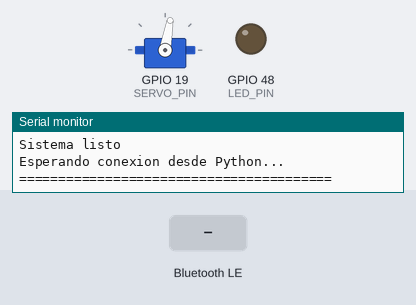
A sketch run on a simulated ESP32-S3. Shown: servo, output pins drawn as LEDs (lit = HIGH), the last lines printed to the serial monitor. The inputs (shaded band) are chosen by the test bench. Nothing arrives over Bluetooth unless stated; a phone connects over Bluetooth LE 3 s after start.

Above: at 3.4 s.
3.5 s: Bluetooth LE write "C" received
At 5.2 s:
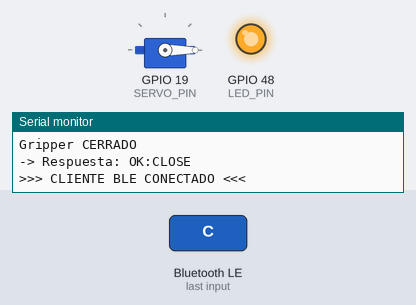
5.5 s: Bluetooth LE write "O" received
At 6.5 s:
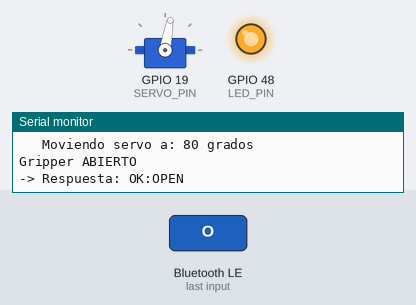
Timing chart, 0 to 8.5 s (numbered marks = the images above; inputs shaded):
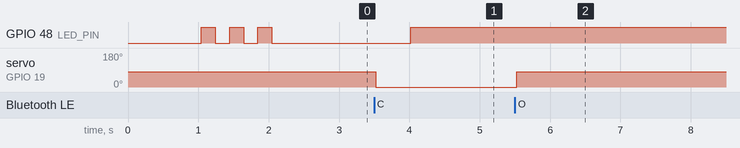

The sketch:

ESP32_Carro_WiFi_Corregido.ino
```cpp
/*
 * ESP32_S3_Gripper_BLE.ino
 * Control de Gripper vía BLE para ESP32-S3 LoRa WiFi V3
 * GPIO19 para servo GXservo
 */

#include <BLEDevice.h>
#include <BLEServer.h>
#include <BLEUtils.h>
#include <BLE2902.h>
#include <ESP32Servo.h>

// UUIDs para BLE
#define SERVICE_UUID        "4fafc201-1fb5-459e-8fcc-c5c9c331914b"
#define CHARACTERISTIC_UUID "beb5483e-36e1-4688-b7f5-ea07361b26a8"

// Configuración del Servo
Servo gripperServo;
const int SERVO_PIN = 19;
const int GRIPPER_OPEN_ANGLE = 80;
const int GRIPPER_CLOSE_ANGLE = 0;
const int LED_PIN = 48;

// Variables globales
bool gripperOpen = true;
bool deviceConnected = false;
BLECharacteristic *pCharacteristic;

// DECLARACIONES DE FUNCIONES (antes de usarlas)
void processCommand(char cmd);
void openGripper();
void closeGripper();

// Callback para conexiones
class MyServerCallbacks: public BLEServerCallbacks {
    void onConnect(BLEServer* pServer) {
      deviceConnected = true;
      Serial.println(">>> CLIENTE BLE CONECTADO <<<");
      digitalWrite(LED_PIN, HIGH);
    }

    void onDisconnect(BLEServer* pServer) {
      deviceConnected = false;
      Serial.println(">>> CLIENTE BLE DESCONECTADO <<<");
      digitalWrite(LED_PIN, LOW);
      delay(500);
      BLEDevice::startAdvertising();
      Serial.println("Esperando nueva conexion...");
    }
};

// Callback para recibir comandos
class MyCallbacks: public BLECharacteristicCallbacks {
    void onWrite(BLECharacteristic *pCharacteristic) {
      String value = pCharacteristic->getValue().c_str();  // CORREGIDO

      if (value.length() > 0) {
        char command = value[0];

        Serial.print("[BLE] Comando recibido: '");
        Serial.print(command);
        Serial.println("'");

        processCommand(command);
      }
    }
};

void setup() {
  Serial.begin(115200);
  delay(1000);

  Serial.println("\n========================================");
  Serial.println("   ESP32-S3 Gripper Control BLE");
  Serial.println("   LoRa WiFi V3 - GPIO19");
  Serial.println("========================================");

  pinMode(LED_PIN, OUTPUT);
  digitalWrite(LED_PIN, LOW);

  Serial.println("\n[1/3] Configurando servo...");
  Serial.print("      Pin: GPIO");
  Serial.println(SERVO_PIN);

  gripperServo.attach(SERVO_PIN);
  gripperServo.write(GRIPPER_OPEN_ANGLE);

  Serial.println("      Servo inicializado");
  Serial.print("      Posicion inicial: ");
  Serial.print(GRIPPER_OPEN_ANGLE);
  Serial.println(" grados (ABIERTO)");

  Serial.println("\n[2/3] Inicializando BLE...");
  BLEDevice::init("ESP32_Gripper");

  BLEServer *pServer = BLEDevice::createServer();
  pServer->setCallbacks(new MyServerCallbacks());

  BLEService *pService = pServer->createService(SERVICE_UUID);

  pCharacteristic = pService->createCharacteristic(
                      CHARACTERISTIC_UUID,
                      BLECharacteristic::PROPERTY_READ   |
                      BLECharacteristic::PROPERTY_WRITE  |
                      BLECharacteristic::PROPERTY_NOTIFY
                    );

  pCharacteristic->addDescriptor(new BLE2902());
  pCharacteristic->setCallbacks(new MyCallbacks());

  pService->start();

  BLEAdvertising *pAdvertising = BLEDevice::getAdvertising();
  pAdvertising->addServiceUUID(SERVICE_UUID);
  pAdvertising->setScanResponse(true);
  pAdvertising->setMinPreferred(0x06);
  pAdvertising->setMinPreferred(0x12);

  Serial.println("      BLE inicializado correctamente");
  Serial.println("      Nombre: ESP32_Gripper");

  BLEDevice::startAdvertising();
  Serial.println("\n[3/3] Advertising iniciado");
  Serial.println("      Dispositivo visible por BLE");

  Serial.println("\n========================================");
  Serial.println("Sistema listo");
  Serial.println("Esperando conexion desde Python...");
  Serial.println("========================================\n");

  for(int i = 0; i < 3; i++) {
    digitalWrite(LED_PIN, HIGH);
    delay(200);
    digitalWrite(LED_PIN, LOW);
    delay(200);
  }
}

void loop() {
  if (deviceConnected) {
    digitalWrite(LED_PIN, HIGH);
  } else {
    digitalWrite(LED_PIN, LOW);
  }

  delay(50);
}

void processCommand(char cmd) {
  String response = "";

  switch(cmd) {
    case 'O':
    case 'o':
      openGripper();
      response = "OK:OPEN";
      Serial.println("-> Respuesta: OK:OPEN");
      break;

    case 'C':
    case 'c':
      closeGripper();
      response = "OK:CLOSE";
      Serial.println("-> Respuesta: OK:CLOSE");
      break;

    case 'S':
    case 's':
      response = gripperOpen ? "STATUS:OPEN" : "STATUS:CLOSE";
      Serial.print("-> Estado actual: ");
      Serial.println(response);
      break;

    default:
      response = "ERROR:UNKNOWN";
      Serial.println("Comando desconocido");
      break;
  }

  if (deviceConnected) {
    pCharacteristic->setValue(response.c_str());
    pCharacteristic->notify();
  }
}

void openGripper() {
  if (!gripperOpen) {
    Serial.println("-> Abriendo gripper...");
    Serial.print("   Moviendo servo a: ");
    Serial.print(GRIPPER_OPEN_ANGLE);
    Serial.println(" grados");

    gripperServo.write(GRIPPER_OPEN_ANGLE);
    gripperOpen = true;
    delay(500);

    Serial.println("Gripper ABIERTO");
  } else {
    Serial.println("Gripper ya estaba abierto");
  }
}

void closeGripper() {
  if (gripperOpen) {
    Serial.println("-> Cerrando gripper...");
    Serial.print("   Moviendo servo a: ");
    Serial.print(GRIPPER_CLOSE_ANGLE);
    Serial.println(" grados");

    gripperServo.write(GRIPPER_CLOSE_ANGLE);
    gripperOpen = false;
    delay(500);

    Serial.println("Gripper CERRADO");
  } else {
    Serial.println("Gripper ya estaba cerrado");
  }
}
```

Measured:
- after the input at 3.5 s, servo on GPIO 19 (SERVO_PIN): 80° → 0° at once
- after the input at 5.5 s, servo on GPIO 19 (SERVO_PIN): 0° → 80° at once
